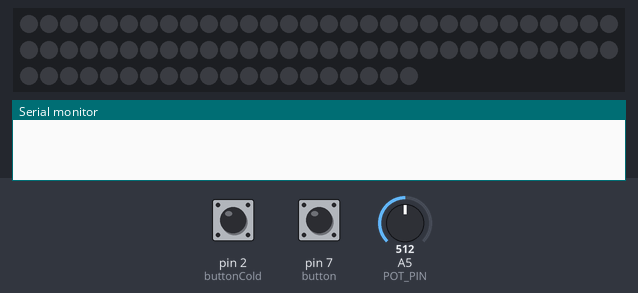
A sketch run on a simulated Arduino Uno, built with avr-gcc and run on an emulated ATmega328P. Parts: 80 RGB LEDs in strip order, left to right, continuing on the next row, the last lines printed to the serial monitor. Inputs (shaded band) come from the test bench; at power-on: pin 2 (buttonCold) HIGH, pin 7 (button) HIGH, A5 (POT_PIN) = 512. Dim RGB values are drawn brighter than linear.

Above: at 1.2 s.
1.3 s: pin 2 (buttonCold) pulled LOW for 0.15 s
At 1.43 s:
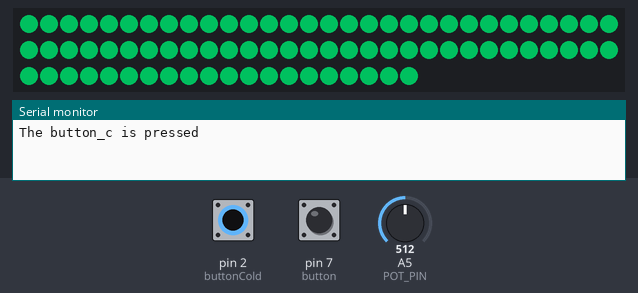
3.0 s: pin 7 (button) pulled LOW for 0.15 s
At 3.13 s:
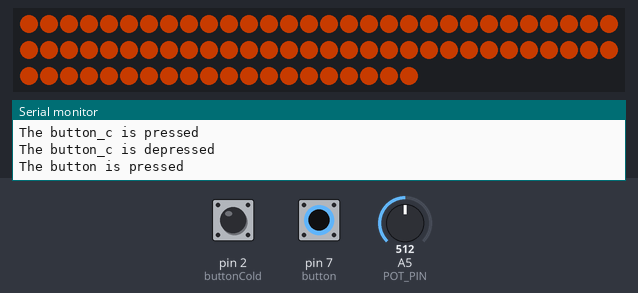
4.7 s: pin 7 (button) pulled LOW for 3.2 s
9.4 s: pin 2 (buttonCold) pulled LOW for 3.2 s
At 9.8 s:
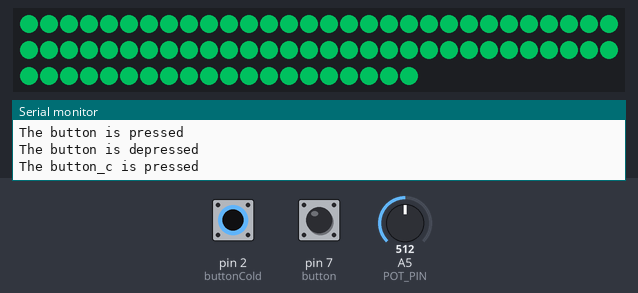
Timing chart, 0 to 12.4 s (numbered marks = the images above; inputs shaded):
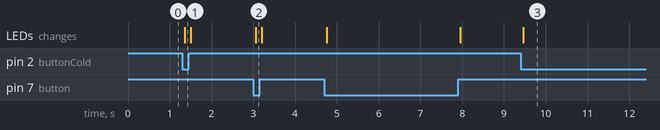

The sketch:

v2_MnP_New_Years_Night_Light_FastLED.ino.ino
```cpp
#include <ezButton.h>
#include <FastLED.h>
#define NUM_LEDS 	80
#define DATA_PIN 	6 // connection w
#define LED_TYPE 	WS2811
#define POT_PIN 	5

ezButton button(7);
ezButton buttonCold(2);

CRGBArray<NUM_LEDS> leds;
CRGBSet partA(leds(0,80)); // might not be necessary

void setup() {
	button.setDebounceTime(50); // set debounce time to 50 milliseconds
	buttonCold.setDebounceTime(50); // set debounce time to 50 milliseconds
	Serial.begin(9600);

	FastLED.addLeds<NEOPIXEL, DATA_PIN>(leds, NUM_LEDS);  //
	FastLED.show();

}
void loop() {
	// fucking pot brightness
	int val = analogRead(POT_PIN); 										// read value from pot
	int brightnessValue = map(val, 0, 1023, 0, 255); 	// map to 0-255 range

// call the loop() function first
	button.loop();
	buttonCold.loop();

// check button states to restart with regard for switch on power loss
	button.getState();
	buttonCold.getState();

// not sure if the one here or the one at the end actually works
	FastLED.setBrightness(brightnessValue);

// switch left for warm
	if(button.isPressed()) {
		Serial.println("The button is pressed");
		leds = CHSV( 22, 255, 255);
	}

	if(button.isReleased()) {
		Serial.println("The button is depressed");
		leds = CRGB::Black;
	}


// switch right for cold
 if(buttonCold.isPressed()) {
		leds = CHSV( 128, 255, 255);
		Serial.println("The button_c is pressed");
	}

	if(buttonCold.isReleased()) {
		leds = CRGB::Black;
		Serial.println("The button_c is depressed");
		}

FastLED.setBrightness(brightnessValue);
FastLED.show(); // update leds
}
```

Measured:
- after the input at 1.3 s, the LEDs: change after 0.06 s (image 1)
- after the input at 3.0 s, the LEDs: change after 0.06 s (image 2)
- after the input at 9.4 s, the LEDs: change after 0.06 s (image 3)
